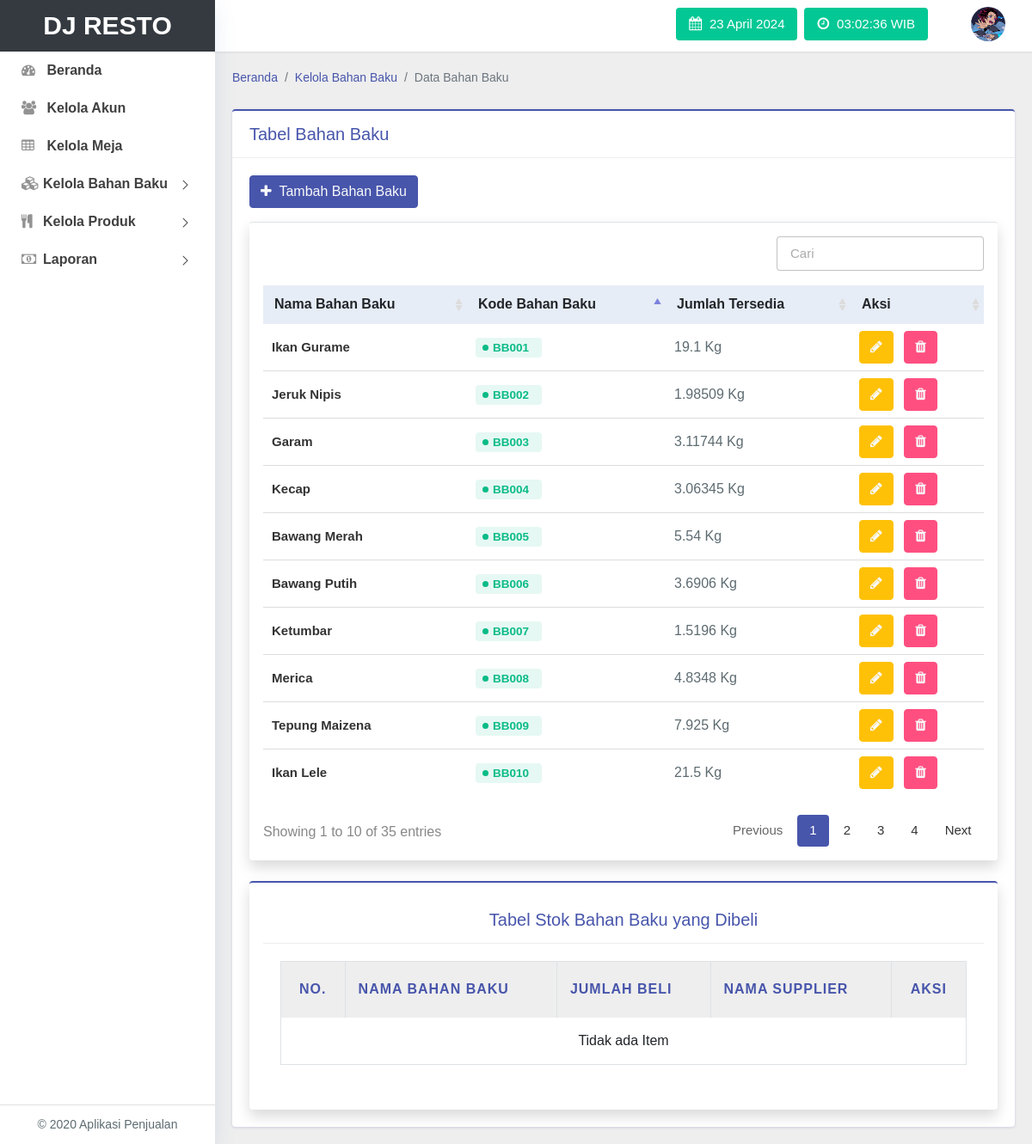
The page /data_bb.php (signed in) on the database its author committed.
### tables this page shows
CREATE TABLE `t_user` (
  `kd_user` smallint(2) NOT NULL,
  `no_ktp` varchar(16) DEFAULT NULL,
  `nama` varchar(50) DEFAULT NULL,
  `jk` varchar(10) DEFAULT NULL,
  `agama` varchar(10) DEFAULT NULL,
  `tempat_lahir` varchar(50) DEFAULT NULL,
  `tgl_lahir` date DEFAULT NULL,
  `alamat` text DEFAULT NULL,
  `no_hp` varchar(12) DEFAULT NULL,
  `email` varchar(50) DEFAULT NULL,
  `username` varchar(8) DEFAULT NULL,
  `password` varchar(255) DEFAULT NULL,
  `level` smallint(1) DEFAULT NULL,
  `file` varchar(255) DEFAULT 'defaultuser.png'
);

CREATE TABLE `t_bahanbaku` (
  `kd_bahanbaku` varchar(5) NOT NULL,
  `nama_bahanbaku` varchar(50) DEFAULT NULL,
  `jumlah_bahanbaku` float DEFAULT NULL
);

### lib/lib.php (called while the page is built, shortened)
<?php
	function base_url() {
		return "http://localhost:8080/RM_DJResto";
	}
?>

### views/v_bahan_baku.php (the view, shortened to what this page needs)
<!DOCTYPE html>
<html lang="en">
<head>
	<link rel="stylesheet" type="text/css" href="<?php echo base_url()?>/media/css/style-liberty.css">
	<link rel="stylesheet" type="text/css" href="<?php echo base_url()?>/media/sweetalert2-9.10.12/dist/sweetalert2.css">
	<link rel="stylesheet" type="text/css" href="<?php echo base_url()?>/media/css/font-google.css">
</head>
<body>
	<section>
		<div class="sidebar-menu sticky-sidebar-menu">
			<div class="logo">
				<h1><a href="index.php">DJ Resto</a></h1>
			</div>
			<div class="sidebar-menu-inner">
				<ul class="nav nav-pills nav-stacked custom-nav">
					<li><a href="index.php"><i class="fa fa-tachometer"></i><span> Beranda</span></a></li>
					<li><a href="data_akun.php"><i class="fa fa-users"></i> <span>Kelola Akun</span></a></li>
					<li><a href="data_meja.php"><i class="fa fa-table"></i> <span>Kelola Meja</span></a></li>
					<li class="menu-list">
						<a href="#"><i class="fa fa-cubes"></i><span>Kelola Bahan Baku <i class="lnr lnr-chevron-right"></i></span></a>
					</li>
					<li class="menu-list">
						<a href="#"><i class="fa fa-cutlery"></i><span>Kelola Produk <i class="lnr lnr-chevron-right"></i></span></a>
					</li>
					<li class="menu-list">
						<a href="#"><i class="fa fa-money"></i><span>Laporan <i class="lnr lnr-chevron-right"></i></span></a>
					</li>
				</ul>
				<div class="footer-enhanced text-center">
					<p>© 2020 Aplikasi Penjualan</p>
				</div>
			</div>
		</div>
		<div class="header sticky-header">
			<div class="menu-right">
				<div class="navbar user-panel-top">
					<div class="clock-logo">
						<i class="fa fa-calendar"></i>&nbsp;
						<span>
							<?php
								function tgl_indo($tanggal) {
									$bulan = array(
										1 => 'Januari', 'Februari', 'Maret', 'April', 'Mei', 'Juni', 'Juli', 'Agustus', 'September', 'Oktober', 'November', 'Desember'
									);
									$pecahkan = explode('-', $tanggal);
									return $pecahkan[2] . ' ' . $bulan[(int)$pecahkan[1]] . ' ' . $pecahkan[0];
								}
								echo tgl_indo(date('Y-m-d'));
							?>
						</span>
					</div>
					<div class="clock-logo ml-2">
						<i class="fa fa-clock-o"></i>&nbsp;
						<span class="jam"></span><span> WIB</span>
					</div>
					<div class="user-dropdown-details d-flex">
						<div class="profile_details">
							<ul>
								<li class="dropdown profile_details_drop">
									<?php $user = mysqli_fetch_object($data1); ?>
									<a href="#" class="dropdown-toggle" data-toggle="dropdown" id="dropdownMenu1" aria-haspopup="true" aria-expanded="false">
										<div class="profile_img">
											<img src="<?php echo base_url()?>/media/img/<?php echo $user->file?>" class="rounded-circle" alt="">
										</div>
									</a>
								</li>
							</ul>
						</div>
					</div>
				</div>
			</div>
		</div>
		<div class="main-content">
			<div class="container-fluid content-top-gap">
				<nav aria-label="breadcrumb">
					<ol class="breadcrumb my-breadcrumb">
						<li class="breadcrumb-item"><a href="index.php">Beranda</a></li>
						<li class="breadcrumb-item"><a href="#">Kelola Bahan Baku</a></li>
						<li class="breadcrumb-item active" aria-current="page">Data Bahan Baku</li>
					</ol>
				</nav>
				<div class="accordions pt-3">
					<div class="row">
						<div class="col-lg-12">
							<div class="card card_border border-primary-top">
								<div class="card-header chart-grid__header">
									Tabel Bahan Baku
								</div>
								<div class="card-body">
									<a href="tambah_bb.php" class="btn btn-primary text-light mb-3"><i class="fa fa-plus"></i>&nbsp;&nbsp;Tambah Bahan Baku</a>
									<div class="card card_border border-top shadow p-3 mb-4">
										<div class="table-responsive">
											<table id="table_dataBahanBaku" class="display" style="width: 100%;">
												<thead>
													<tr>
														<th>Nama Bahan Baku</th>
														<th>Kode Bahan Baku</th>
														<th>Jumlah Tersedia</th>
														<th>Aksi</th>
													</tr>
												</thead>
												<tbody>
													<?php while($bb = mysqli_fetch_object($data2)) { ?>
														<tr>
															<td><?php echo $bb->nama_bahanbaku?></td>
															<td><span class="badge badge-success"><?php echo $bb->kd_bahanbaku?></span></td>
															<td><?php echo $bb->jumlah_bahanbaku?> Kg</td>
															<td>
																<a href="ubah_bb.php?kd_bahanbaku=<?php echo $bb->kd_bahanbaku?>" class="btn btn-warning text-light mr-2"><i class="fa fa-pencil"></i></a>
																<a href="hapus_bb.php?kd_bahanbaku=<?php echo $bb->kd_bahanbaku?>" class="btn btn-danger text-light btnHapus" data-nama="<?php echo $bb->nama_bahanbaku?>"><i class="fa fa-trash"></i></a>
															</td>
														</tr>
													<?php } ?>
												</tbody>
											</table>
										</div>
									</div>
									<div class="card card_border border-primary-top shadow p-3">
										<div class="card-header chart-grid__header text-center">
											Tabel Stok Bahan Baku yang Dibeli
										</div>
										<div class="card-body">
											<table class="table table-bordered table-hover">
												<thead class="text-primary" style="background-color: #eee;">
													<tr>
														<th class="text-center">No.</th>
														<th>Nama Bahan Baku</th>
														<th>Jumlah Beli</th>
														<th>Nama Supplier</th>
														<th class="text-center">Aksi</th>
													</tr>
												</thead>
												<tbody>
													<?php
														$no = 1;
														if($data3->num_rows > 0) {
															while($pembelianbb = $data3->fetch_assoc()) {
																$kd_bahanbaku = $pembelianbb['kd_bahanbaku'];
																$kd_supplier = $pembelianbb['kd_supplier'];
																$nama_supplier = $pembelianbb['nama_supplier'];
																$nama_bahanbaku = $pembelianbb['nama_bahanbaku'];
																$jumlah_beli = $pembelianbb['jumlah_beli'];
													?>
														<tr>
															<td class="text-center"><?php echo $no++?></td>
															<td><?php echo $nama_bahanbaku?></td>
															<td><span class="badge badge-success"><?php echo $jumlah_beli?> Kg</span></td>
															<td><?php echo $nama_supplier?></td>
															<td class="text-center">
																<a href="updatedeletepembelianbb.php?kd_bahanbaku=<?php echo $kd_bahanbaku?>&kd_supplier=<?php echo $kd_supplier?>" data-namasupp="<?php echo $nama_supplier?>" data-namabb="<?php echo $nama_bahanbaku?>" data-jumlahbeli="<?php echo $jumlah_beli?>" class="btn btn-info text-light btnCeklis mr-2"><i class="fa fa-check"></i></a>
															</td>
														</tr>
													<?php } } else { ?>
														<tr>
															<td colspan="6" class="text-center">Tidak ada Item</td>
														</tr>
													<?php } ?>
												</tbody>
											</table>
										</div>
									</div>
								</div>
							</div>
						</div>
					</div>
				</div>
			</div>
		</div>
	</section>
</body>
</html>

### rows shown on the page
t_user: file (picture)
t_bahanbaku: nama_bahanbaku "Ikan Gurame", kd_bahanbaku "BB001", jumlah_bahanbaku "19.1"
t_bahanbaku: nama_bahanbaku "Jeruk Nipis", kd_bahanbaku "BB002", jumlah_bahanbaku "1.98509"
t_bahanbaku: nama_bahanbaku "Garam", kd_bahanbaku "BB003", jumlah_bahanbaku "3.11744"
t_bahanbaku: nama_bahanbaku "Kecap", kd_bahanbaku "BB004", jumlah_bahanbaku "3.06345"
t_bahanbaku: nama_bahanbaku "Bawang Merah", kd_bahanbaku "BB005", jumlah_bahanbaku "5.54"
t_bahanbaku: nama_bahanbaku "Bawang Putih", kd_bahanbaku "BB006", jumlah_bahanbaku "3.6906"
t_bahanbaku: nama_bahanbaku "Ketumbar", kd_bahanbaku "BB007", jumlah_bahanbaku "1.5196"
t_bahanbaku: nama_bahanbaku "Merica", kd_bahanbaku "BB008", jumlah_bahanbaku "4.8348"
t_bahanbaku: nama_bahanbaku "Tepung Maizena", kd_bahanbaku "BB009", jumlah_bahanbaku "7.925"
t_bahanbaku: nama_bahanbaku "Ikan Lele", kd_bahanbaku "BB010", jumlah_bahanbaku "21.5"
